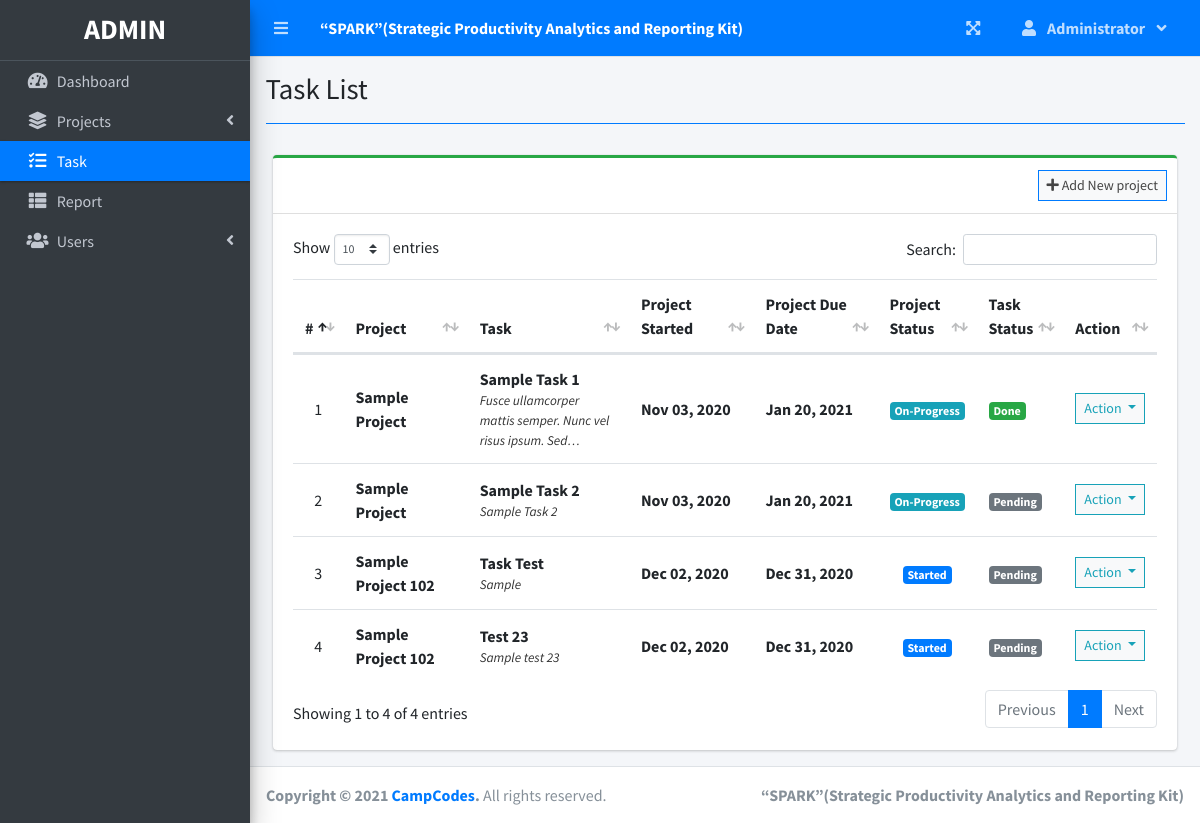
The app's page /index.php?page=task_list (signed in) with its own data.
### tables this page shows
CREATE TABLE `task_list` (
  `id` int(30) NOT NULL,
  `project_id` int(30) NOT NULL,
  `task` varchar(200) NOT NULL,
  `description` text NOT NULL,
  `status` tinyint(4) NOT NULL,
  `date_created` datetime NOT NULL DEFAULT current_timestamp()
);

CREATE TABLE `project_list` (
  `id` int(30) NOT NULL,
  `name` varchar(200) NOT NULL,
  `description` text NOT NULL,
  `status` tinyint(2) NOT NULL,
  `start_date` date NOT NULL,
  `end_date` date NOT NULL,
  `manager_id` int(30) NOT NULL,
  `user_ids` text NOT NULL,
  `date_created` datetime NOT NULL DEFAULT current_timestamp()
);

### task_list.php (the view, shortened to what this page needs)
<?php include'db_connect.php' ?>
<div class="col-lg-12">
	<div class="card card-outline card-success">
		<div class="card-header">
			<div class="card-tools">
				<a class="btn btn-block btn-sm btn-default btn-flat border-primary" href="./index.php?page=new_project"><i class="fa fa-plus"></i> Add New project</a>
			</div>
		</div>
		<div class="card-body">
			<table class="table tabe-hover table-condensed" id="list">
				<colgroup>
					<col width="5%">
					<col width="15%">
					<col width="20%">
					<col width="15%">
					<col width="15%">
					<col width="10%">
					<col width="10%">
					<col width="10%">
				</colgroup>
				<thead>
					<tr>
						<th class="text-center">#</th>
						<th>Project</th>
						<th>Task</th>
						<th>Project Started</th>
						<th>Project Due Date</th>
						<th>Project Status</th>
						<th>Task Status</th>
						<th>Action</th>
					</tr>
				</thead>
				<tbody>
					<?php
					$i = 1;
					$where = "";
					$stat = array("Pending","Started","On-Progress","On-Hold","Over Due","Done");
					$qry = $conn->query("SELECT t.*,p.name as pname,p.start_date,p.status as pstatus, p.end_date,p.id as pid FROM task_list t inner join project_list p on p.id = t.project_id $where order by p.name asc");
					while($row= $qry->fetch_assoc()):
						$trans = get_html_translation_table(HTML_ENTITIES,ENT_QUOTES);
						unset($trans["\""], $trans["<"], $trans[">"], $trans["<h2"]);
						$desc = strtr(html_entity_decode($row['description']),$trans);
						$desc=str_replace(array("<li>","</li>"), array("",", "), $desc);
		                $cprog = $conn->query("SELECT * FROM task_list where project_id = {$row['pid']} and status = 3")->num_rows;
		                $prod = $conn->query("SELECT * FROM user_productivity where project_id = {$row['pid']}")->num_rows;
		                if($row['pstatus'] == 0 && strtotime(date('Y-m-d')) >= strtotime($row['start_date'])):
		                if($prod  > 0  || $cprog > 0)
		                  $row['pstatus'] = 2;
		                else
		                  $row['pstatus'] = 1;
		                elseif($row['pstatus'] == 0 && strtotime(date('Y-m-d')) > strtotime($row['end_date'])):
		                $row['pstatus'] = 4;
		                endif;
					?>
					<tr>
						<td class="text-center"><?php echo $i++ ?></td>
						<td>
							<p><b><?php echo ucwords($row['pname']) ?></b></p>
						</td>
						<td>
							<p><b><?php echo ucwords($row['task']) ?></b></p>
							<p class="truncate"><?php echo strip_tags($desc) ?></p>
						</td>
						<td><b><?php echo date("M d, Y",strtotime($row['start_date'])) ?></b></td>
						<td><b><?php echo date("M d, Y",strtotime($row['end_date'])) ?></b></td>
						<td class="text-center">
							<?php
							  if($stat[$row['pstatus']] =='Pending'){
							  	echo "<span class='badge badge-secondary'>{$stat[$row['pstatus']]}</span>";
							  }elseif($stat[$row['pstatus']] =='Started'){
							  	echo "<span class='badge badge-primary'>{$stat[$row['pstatus']]}</span>";
							  }elseif($stat[$row['pstatus']] =='On-Progress'){
							  	echo "<span class='badge badge-info'>{$stat[$row['pstatus']]}</span>";
							  }elseif($stat[$row['pstatus']] =='On-Hold'){
							  	echo "<span class='badge badge-warning'>{$stat[$row['pstatus']]}</span>";
							  }elseif($stat[$row['pstatus']] =='Over Due'){
							  	echo "<span class='badge badge-danger'>{$stat[$row['pstatus']]}</span>";
							  }elseif($stat[$row['pstatus']] =='Done'){
							  	echo "<span class='badge badge-success'>{$stat[$row['pstatus']]}</span>";
							  }
							?>
						</td>
						<td>
                        	<?php
                        	if($row['status'] == 1){
						  		echo "<span class='badge badge-secondary'>Pending</span>";
                        	}elseif($row['status'] == 2){
						  		echo "<span class='badge badge-primary'>On-Progress</span>";
                        	}elseif($row['status'] == 3){
						  		echo "<span class='badge badge-success'>Done</span>";
                        	}
                        	?>
                        </td>
						<td class="text-center">
							<button type="button" class="btn btn-default btn-sm btn-flat border-info wave-effect text-info dropdown-toggle" data-toggle="dropdown" aria-expanded="true">
		                      Action
		                    </button>
						</td>
					</tr>
				<?php endwhile; ?>
				</tbody>
			</table>
		</div>
	</div>
</div>

### task_list.php (style rules this page uses)
table p { margin: unset !important; }
table td { vertical-align: middle !important }

### records on screen
task_list: project_list.name "Sample Project", task "Sample Task 1", description "Fusce ullamcorper mattis semper. Nunc vel risus ipsum.…", project_list.start_date "Nov 03, 2020", project_list.end_date "Jan 20, 2021", pstatus "On-Progress", status "Done"
task_list: project_list.name "Sample Project", task "Sample Task 2", description "Sample Task 2", project_list.start_date "Nov 03, 2020", project_list.end_date "Jan 20, 2021", id "On-Progress", status "Pending"
task_list: project_list.name "Sample Project 102", task "Task Test", description "Sample", project_list.start_date "Dec 02, 2020", project_list.end_date "Dec 31, 2020", status "Started", shows "Pending"
task_list: project_list.name "Sample Project 102", task "Test 23", description "Sample test 23", project_list.start_date "Dec 02, 2020", project_list.end_date "Dec 31, 2020", status "Started", shows "Pending"

### other values on screen
$_SESSION['system']['name'] "“SPARK”(Strategic Productivity Analytics and Reporting Kit)"
$_SESSION['login_firstname'] "Administrator"
$title "Task List"
